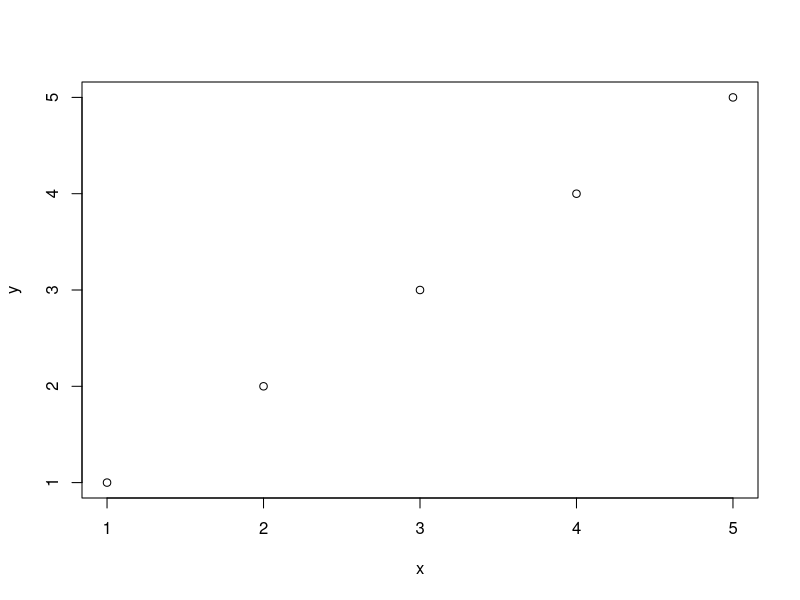

Write R code to recreate this figure.
x = 1:5;
y = 1:5;
plot(x,y)
#Septima prueba
#Edicion en Github visualizate al farol
z = x + y
#edicion once again in GitHub
#con eta edicion se supone que se ve el commit desde Github
